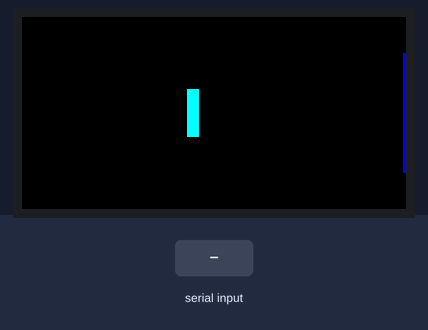
A sketch run on a simulated ESP32. Shown: 128×64 colour display. The test bench sets the inputs (shaded band). Random numbers use the default seed unless the sketch sets one; what the sketch prints to the serial monitor is not drawn.

Above: at 4.6 s.
4.7 s: "q\n" received over Serial
At 5.8 s:
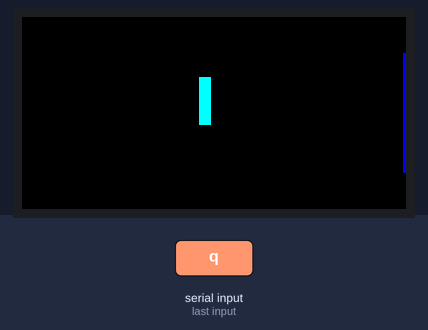
6.5 s: "w\n" received over Serial
At 7.8 s:
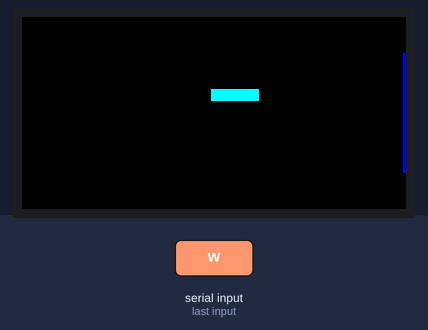
8.5 s: "e\n" received over Serial
At 9.4 s:
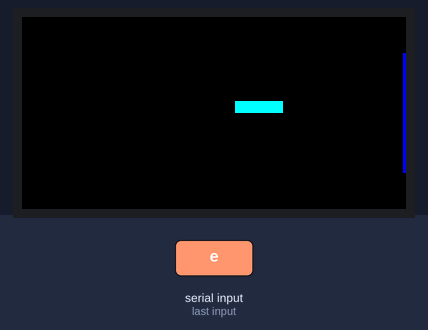
10.5 s: "r\n" received over Serial
At 13.25 s:
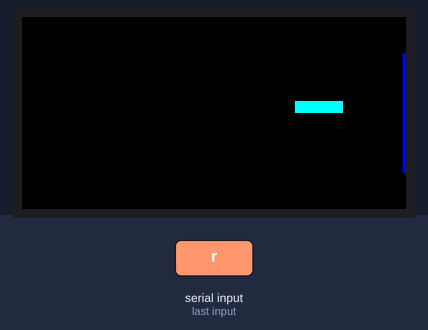
13.5 s: "t\n" received over Serial
At 17.25 s:
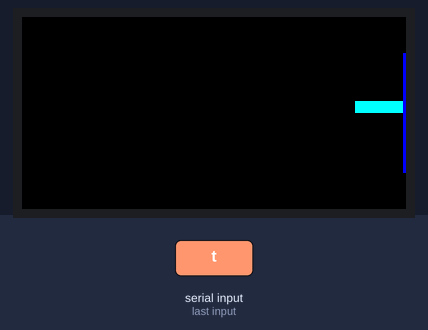
Timing chart, 0 to 17.5 s (numbered marks = the images above; inputs shaded):
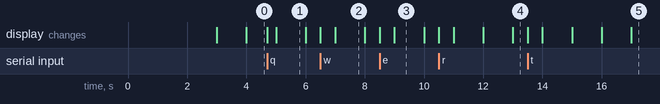

Measured:
- what the display in image 1 shows lasts 1.0 s, from 5.0 s to 6.0 s

The sketch:

ESP32TetrisZavrsni.ino
```cpp
// Example sketch which shows how to display some patterns
// on a 64x32 LED matrix
//
#define R1 25
#define G1 26
#define B1 27
#define R2 14
#define G2 12
#define B2 13
#define A 23
#define B 19
#define C 5
#define D 17
#define E 21 // assign to any available pin if using two panels or 64x64 panels with 1/32 scan
#define CLK 16
#define LAT 4
#define OE 15

#define NUM_PIECE_TYPES 5
#define BLOCK_SIZE 4

#include <ESP32-HUB75-MatrixPanel-I2S-DMA.h>

#define PANEL_RES_X 64     // Number of pixels wide of each INDIVIDUAL panel module.
#define PANEL_RES_Y 64     // Number of pixels tall of each INDIVIDUAL panel module.
#define PANEL_CHAIN 2    // Total number of panels chained one to another

//MatrixPanel_I2S_DMA dma_display;
MatrixPanel_I2S_DMA *dma_display = nullptr;

  // Module configuration
  HUB75_I2S_CFG::i2s_pins _pins={R1, G1, B1, R2, G2, B2, A, B, C, D, E, LAT, OE, CLK};
  HUB75_I2S_CFG mxconfig(
    PANEL_RES_X,   // module width
    PANEL_RES_Y,   // module height
    PANEL_CHAIN,    // Chain length
    _pins // pin mapping
  );

uint16_t myBlue = dma_display->color565(0, 0, 255);
uint16_t myCyan = dma_display->color565(0, 255, 255);
uint16_t myYellow = dma_display->color565(255, 255, 0);
uint16_t myRed = dma_display->color565(255, 0, 0);
uint16_t myPurple = dma_display->color565(160, 32, 240);
uint16_t myOrange = dma_display->color565(255, 165, 0);
uint16_t myGreen = dma_display->color565(0, 255, 0);
uint16_t RGB[]={myOrange,myBlue,myRed,myGreen,myPurple,myYellow,myCyan};//LJZSTOI

hw_timer_t * timer = NULL;
const int width =10;
const int height =20;
int piece_origin_x=(width/2-4/2);
int piece_origin_y=0;
int pieceIndex=0;
int* pieceIndexptr=&pieceIndex;
int draw_origin_x=12;
int draw_origin_y=47;
int* origin_y_ptr=&draw_origin_y;
int* origin_x_ptr=&draw_origin_x;
int currentRotation=0;
int* currentRotation_ptr=&currentRotation;
int score = 0;
int* score_ptr=&score;
int level = 1;
int* level_ptr=&level;
int lines = 0;
int* lines_ptr=&lines;

  int piece_L[4][4] = {
    {1, width+1, width*2+1, width*2+2},
    {width+2, width*2, width*2+1, width*2+2},
    {1, 2, width+2, width*2+2},
    {width, width+1, width+2, width*2}
  };

  int piece_J[4][4] = {
    {2, width+2, width*2+1, width*2+2},
    {width, width*2, width*2+1, width*2+2},
    {1, width+1, width*2+1, 2},
    {0, 1, 2, width+2}
  };

  int piece_Z[4][4] = {
    {0,width,width+1,width*2+1},
    {width+1, width+2,width*2,width*2+1},
    {0,width,width+1,width*2+1},
    {width+1, width+2,width*2,width*2+1}
  };

  int piece_S[4][4] = {
    {2,width+1,width+2,width*2+1},
    {width, width+1,width*2+1,width*2+2},
    {2,width+1,width+2,width*2+1},
    {width, width+1,width*2+1,width*2+2}
  };

  int piece_T[4][4] = {
    {1,width,width+1,width+2},//1,10,11,12
    {1,width+1,width+2,width*2+1},//1 11 12 21
    {width,width+1,width+2,width*2+1},// 10 11 12 21
    {1,width,width+1,width*2+1} // 1 10 11 21
  };

  int piece_O[4][4] = {
    {1,2,width+1,width+2},
    {1,2,width+1,width+2},
    {1,2,width+1,width+2},
    {1,2,width+1,width+2},
  };

  int piece_I[4][4] = {
    {width,width+1,width+2,width+3},
    {1,width+1,width*2+1,width*3+1},
    {width,width+1,width+2,width+3},
    {1,width+1,width*2+1,width*3+1}
  };

void drawText(){

  int text_size=3;
  dma_display->setTextSize(text_size);     // size 1 == 8 pixels high
  dma_display->setTextWrap(false); // Don't wrap at end of line - will do ourselves

  dma_display->setCursor(PANEL_RES_X-((18*6)/2), PANEL_RES_Y/2-(7*text_size)/2);
  uint8_t w = 0;
  const char *str = "TETRIS";
  for (w=0; w<strlen(str); w++) {
    dma_display->setTextColor(RGB[w]);
    dma_display->print(str[w]);
  }

};

void drawBoard(int Board[width][height+1]){
  for (int i=0; i<width; i++) {
    for (int j=0; j<height+1; j++) {
        if(Board[i][j]<7){
                    dma_display->fillRect(*origin_y_ptr+j*BLOCK_SIZE,*origin_x_ptr+i*BLOCK_SIZE,BLOCK_SIZE,BLOCK_SIZE,RGB[Board[i][j]]);
        }
    }
  }
};

void refreshBoard(int Board[width][height+1]){
  for (int i=0; i<width; i++) {
    for (int j=0; j<height+1; j++) {
        if(Board[i][j]==7){
                    dma_display->fillRect(*origin_y_ptr+j*BLOCK_SIZE,*origin_x_ptr+i*BLOCK_SIZE,BLOCK_SIZE,BLOCK_SIZE,0);
        }
    }
  }
};

void drawPiece(int piece[][4]){
    for (int i=0; i<4; i++) {
      dma_display->fillRect(*origin_y_ptr+piece[*currentRotation_ptr][i]/width*BLOCK_SIZE,*origin_x_ptr+(piece[*currentRotation_ptr][i]%width)*BLOCK_SIZE,BLOCK_SIZE,BLOCK_SIZE,RGB[pieceIndex]);
  }
};

void erasePiece(int piece[][4]){
    for (int i=0; i<4; i++) {
      dma_display->fillRect(*origin_y_ptr+piece[*currentRotation_ptr][i]/width*BLOCK_SIZE,*origin_x_ptr+(piece[*currentRotation_ptr][i]%width)*BLOCK_SIZE,BLOCK_SIZE,BLOCK_SIZE,0);
  }
};

void generatePiece(int Board[width][height+1],int piece[][4],int currentRotation,int pieces[4]){
  *currentRotation_ptr=0;
  if(pieces[0]<=1){
    *pieceIndexptr=0;
    for(int i=0;i<4;i++){
      for(int j=0;j<4;j++){
      piece[i][j]=piece_L[i][j]+width*piece_origin_y+piece_origin_x;
      }
    }
  }
  if(pieces[0]>1 && pieces[0]<=2){
    *pieceIndexptr=1;
    for(int i=0;i<4;i++){
      for(int j=0;j<4;j++){
      piece[i][j]=piece_J[i][j]+width*piece_origin_y+piece_origin_x;
      }
    }
  }
  if(pieces[0]>2 && pieces[0]<=3){
    *pieceIndexptr=2;
    for(int i=0;i<4;i++){
      for(int j=0;j<4;j++){
      piece[i][j]=piece_Z[i][j]+width*piece_origin_y+piece_origin_x;
      }
    }
  }
    if(pieces[0]>3 && pieces[0]<=4){
    *pieceIndexptr=3;
    for(int i=0;i<4;i++){
      for(int j=0;j<4;j++){
      piece[i][j]=piece_S[i][j]+width*piece_origin_y+piece_origin_x;
      }
    }
  }
    if(pieces[0]>4 && pieces[0]<=5){
    *pieceIndexptr=4;
    for(int i=0;i<4;i++){
      for(int j=0;j<4;j++){
      piece[i][j]=piece_T[i][j]+width*piece_origin_y+piece_origin_x;
      }
    }
  }
    if(pieces[0]>5 && pieces[0]<=6){
    *pieceIndexptr=5;
    for(int i=0;i<4;i++){
      for(int j=0;j<4;j++){
      piece[i][j]=piece_O[i][j]+width*piece_origin_y+piece_origin_x;
      }
    }
  }
    if(pieces[0]>6 && pieces[0]<=7){
    *pieceIndexptr=6;
    for(int i=0;i<4;i++){
      for(int j=0;j<4;j++){
      piece[i][j]=piece_I[i][j]+width*piece_origin_y+piece_origin_x;
      }
    }
  }
  for(int i=1;i<4;i++){
    pieces[i-1]=pieces[i];
  }
  pieces[3]=random(0,8);

  for(int i=0;i<4;i++){
    for(int j=0;j<4;j++){
      if(Board[(piece[currentRotation][i])%width][(piece[currentRotation][i])/width]<7){
        RestartGame(Board,piece,pieces);
      }
    }
    }
};

void lockPiece(int Board[width][height+1],int piece[][4],int colorIndex,int currentRotation,int pieces[4]){
  for(int i=0;i<4;i++){
    Board[(piece[currentRotation][i])%width][(piece[currentRotation][i])/width]=colorIndex;
  }
  checkLines(Board);
  dma_display->clearScreen();
  drawBoard(Board);
  generatePiece(Board,piece,currentRotation,pieces);
  drawPiece(piece);
};

void moveDown(int Board[width][height+1],int piece[][4],int currentRotation, int direction,int colorIndex,int pieces[4]){
  if(!checkVerticalCollision(Board,piece,currentRotation,direction)){
    erasePiece(piece);
    if(direction==1){
     for(int i=0;i<4;i++){
       for(int j=0;j<4;j++){
         piece[i][j]=piece[i][j]+width;
       }
     }
    }
    drawPiece(piece);
  }else{
    lockPiece(Board,piece,colorIndex,currentRotation,pieces);
  }
};

void moveHorizontaly(int Board[width][height+1],int piece[][4],int currentRotation, int direction){
  if(!checkHorizontalCollision(Board,piece,currentRotation,direction)){
    erasePiece(piece);
    if(direction==1){
     for(int i=0;i<4;i++){
       for(int j=0;j<4;j++){
         piece[i][j]=piece[i][j]+1;
       }
     }
    }else if (direction==-1){
     for(int i=0;i<4;i++){
       for(int j=0;j<4;j++){
         piece[i][j]=piece[i][j]-1;
       }
     }
    }
    drawPiece(piece);
  }
};

bool checkHorizontalCollision(int Board[width][height+1],int piece[][4],int currentRotation,int direction){
    for(int i =0;i<4;i++){
  int x1=(piece[currentRotation][i])%(width);
  int x2=(piece[currentRotation][i]+direction)%(width);
  int y1=(piece[currentRotation][i])/(width);
  int y2=(piece[currentRotation][i]+direction)/(width);
  if(y2!=y1){
    return true;
  }
  if(Board[x2][y2]<7){
    return true;
  }
  }
  return false;
};

bool checkVerticalCollision(int Board[width][height+1],int piece[][4],int currentRotation,int direction){
  for(int i=0;i<4;i++){
    if(Board[(piece[currentRotation][i])%width][(piece[currentRotation][i]+width)/width]<7){
      return true;
    }
  }
  return false;
};

void rotatePiece(int Board[width][height+1],int piece[][4]){
  bool collision=false;
  int temp= *currentRotation_ptr<3?*currentRotation_ptr+1:0;
  for(int i=0;i<4;i++){
    if((Board[piece[temp][i]%(width)][piece[temp][i]/(width)]<7)){
        collision = true;
    }
  }
  if(!collision){
    erasePiece(piece);
    *currentRotation_ptr<3?*currentRotation_ptr=*currentRotation_ptr+1:*currentRotation_ptr=0;
    drawPiece(piece);
  }
};

void generatePieces(int pieces[4]){
  for(int i=0;i<4;i++){
     pieces[i]=random(0,8);
  }
};

void RestartGame(int Board[width][height+1],int piece[][4],int pieces[4]){
  dma_display->clearScreen();
  for(int i=0;i<width;i++){
    for(int j=0;j<height;j++){
      Board[i][j]=7;
    }
  }
  for(int i=0;i<width;i++){
    Board[i][height]=1;
  }
  generatePieces(pieces);
  generatePiece(Board,piece,*currentRotation_ptr,pieces);
  drawBoard(Board);
  drawPiece(piece);

};

void checkLines(int Board[width][height+1]){
  int linesCounter=0;
    for (int j=0; j<height; j++) {
      int counter=0;
      for (int i=0; i<width; i++){
        if(Board[i][j]<7){
          counter++;
        }
        if(counter==width){
          *lines_ptr=*lines_ptr+1;
          *level_ptr=*lines_ptr/10+1;
          linesCounter++;
          for(int k=j; k>0; k--){
            for(int i=0;i<width;i++){
              Board[i][k]=Board[i][k-1];
            }
          }
          if(j==0){
            for(int i=0;i<width;i++){
              Board[i][j]=7;
            }
          }
        }
      }
    }
    if(linesCounter==1){
      *score_ptr=*score_ptr+(*level_ptr*100);
      }
      else if(linesCounter==2){
      *score_ptr=*score_ptr+(*level_ptr*300);
      }
      else if(linesCounter==3){
      *score_ptr=*score_ptr+(*level_ptr*500);
      }
      else if(linesCounter==4){
      *score_ptr=*score_ptr+(*level_ptr*800);
      }
};

int Pieces[4]={0};
int Board[width][height+1]={0};
int ActivePiece[4][4]={0};
String str;

void IRAM_ATTR timer_isr() {
    moveDown(Board,ActivePiece,currentRotation,1,pieceIndex,Pieces);
}

void setup() {
  Serial.begin(230400);
  dma_display = new MatrixPanel_I2S_DMA(mxconfig);
  dma_display->begin();
  dma_display->setBrightness8(80); //0-255
  dma_display->clearScreen();
  drawText();
  delay(3000);
  dma_display->clearScreen();
  RestartGame(Board,ActivePiece,Pieces);
  timer = timerBegin(0, 80, true);
  timerAttachInterrupt(timer, &timer_isr, true);
  timerAlarmWrite(timer, 1000000, true);
  timerAlarmEnable(timer);
}

void loop() {
  if(Serial.available()){
    char temp=Serial.read();
    if(temp=='q'){
      Serial.print("q");
      moveHorizontaly(Board,ActivePiece,currentRotation,-1);
      str="";
    } else if(temp=='w'){
      Serial.print("w");
      rotatePiece(Board,ActivePiece);
      str="";
    } else if(temp=='e'){
      Serial.print("e");
      moveHorizontaly(Board,ActivePiece,currentRotation,1);
      str="";
    } else if(temp=='r'){
      Serial.print("r");
      moveDown(Board,ActivePiece,currentRotation,1,pieceIndex,Pieces);
      *score_ptr=*score_ptr+1;
      str="";
    } else if(temp=='t'){
      Serial.print("t");
      moveDown(Board,ActivePiece,currentRotation,1,pieceIndex,Pieces);
      str="";
    }else if(temp=='\n'){
    }else{
      str +=temp;
    }
  }
}
```
